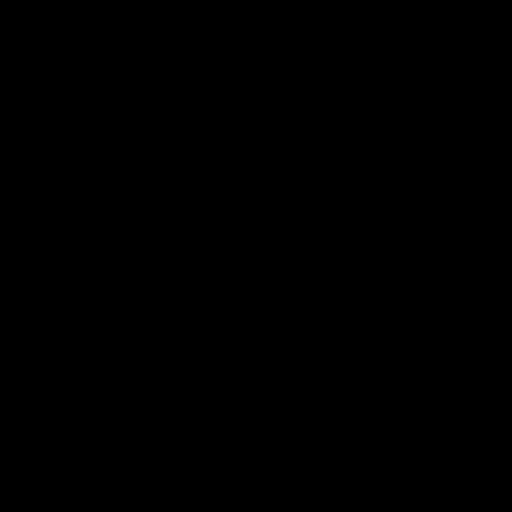
Frame 1 (no input)
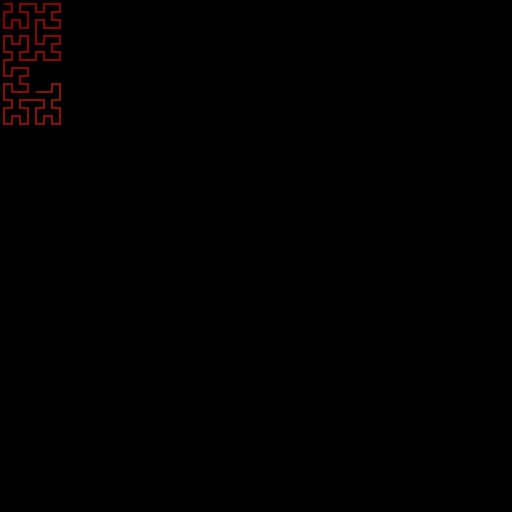
Frame 60 (no input)
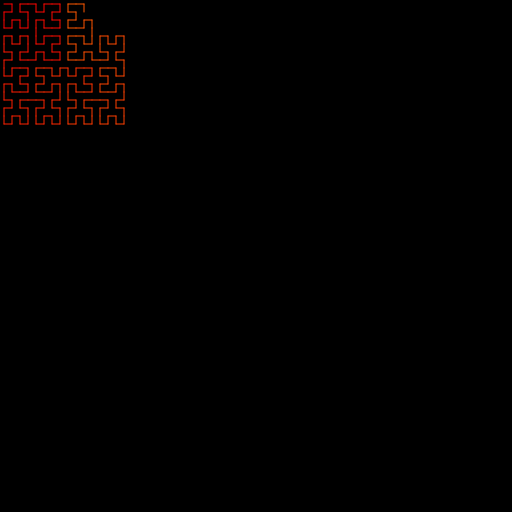
Frame 120 (the mouse pressed at the canvas centre since frame 60)

The p5.js sketch that drew these frames (run headless with seeded random() and noise() and a simulated clock; from frame 60 on, the mouse is pressed at the canvas centre):

// p5.js sketch
// ── sketch.js
const order = 6;
let N;
let total;

let path = [];

let counter = 0;

function setup() {
  createCanvas(512, 512);
  colorMode(HSB, 360, 255, 255);
  background(0);

  N = int(pow(2, order));
  total = N * N;

  for (let i = 0; i < total; i++) {
    path[i] = hilbert(i);
    let len = width / N;
    path[i].mult(len);
    path[i].add(len / 2, len / 2);
  }
}

function draw() {
  background(0);

  stroke(255);
  strokeWeight(1);
  noFill();

  for (let i = 1; i < counter; i++) {
    let h = map(i, 0, path.length, 0, 360);
    stroke(h, 255, 255);
    line(path[i].x, path[i].y, path[i - 1].x, path[i - 1].y);
  }

  counter += 2;
  if (counter >= path.length) {
    counter = 0;
  }
}


function hilbert(i) {
  const points = [
    new p5.Vector(0, 0),
    new p5.Vector(0, 1),
    new p5.Vector(1, 1),
    new p5.Vector(1, 0)
  ];

  let index = i & 3;
  let v = points[index];

  for (let j = 1; j < order; j++) {
    i = i >>> 2;
    index = i & 3;
    let len = pow(2, j);
    if (index == 0) {
      let temp = v.x;
      v.x = v.y;
      v.y = temp;
    } else if (index == 1) {
      v.y += len;
    } else if (index == 2) {
      v.x += len;
      v.y += len;
    } else if (index == 3) {
      let temp = len - 1 - v.x;
      v.x = len - 1 - v.y;
      v.y = temp;
      v.x += len;
    }
  }
  return v;
}
